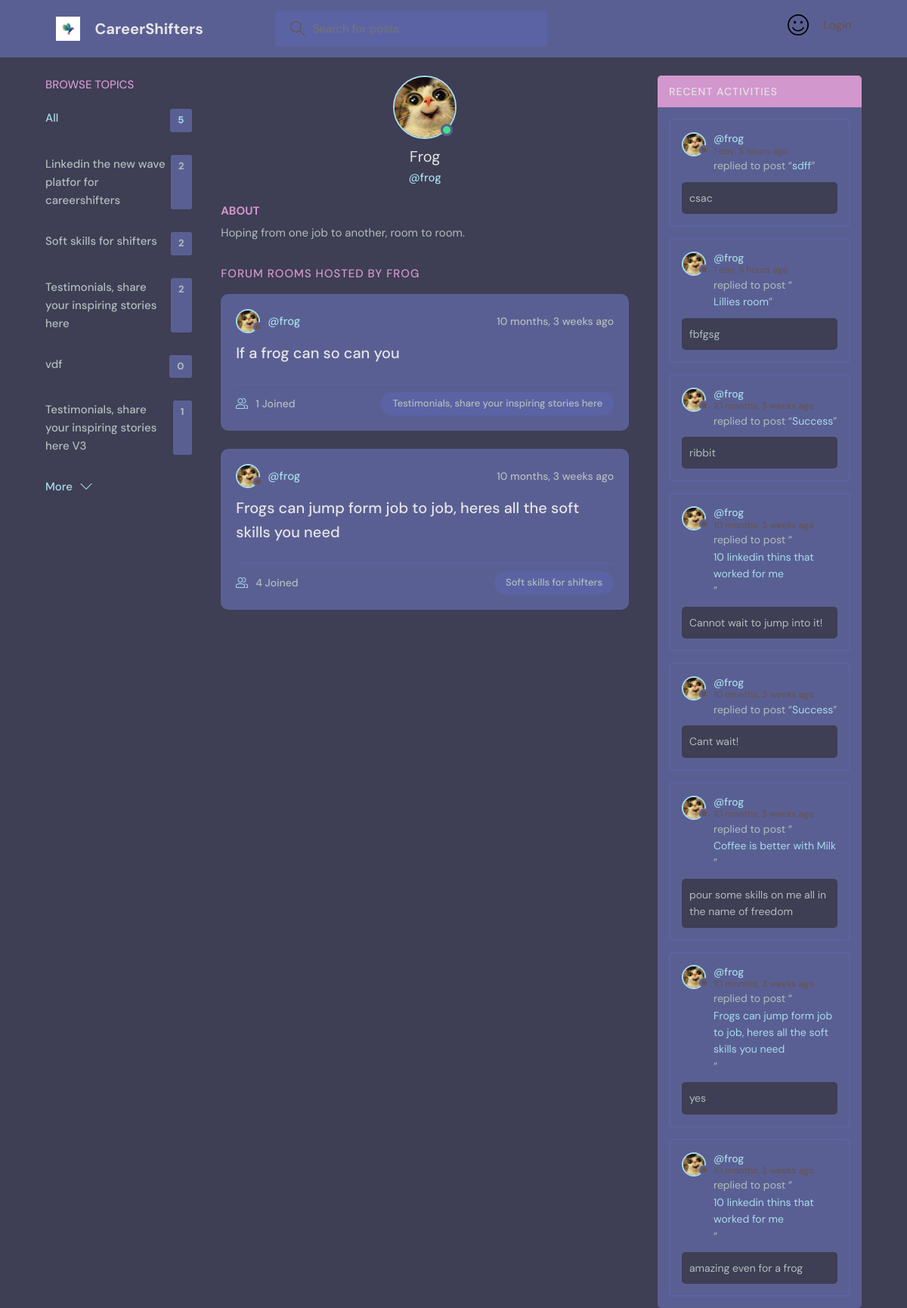
/profile/2/, run on an earlier commit of the app's database.
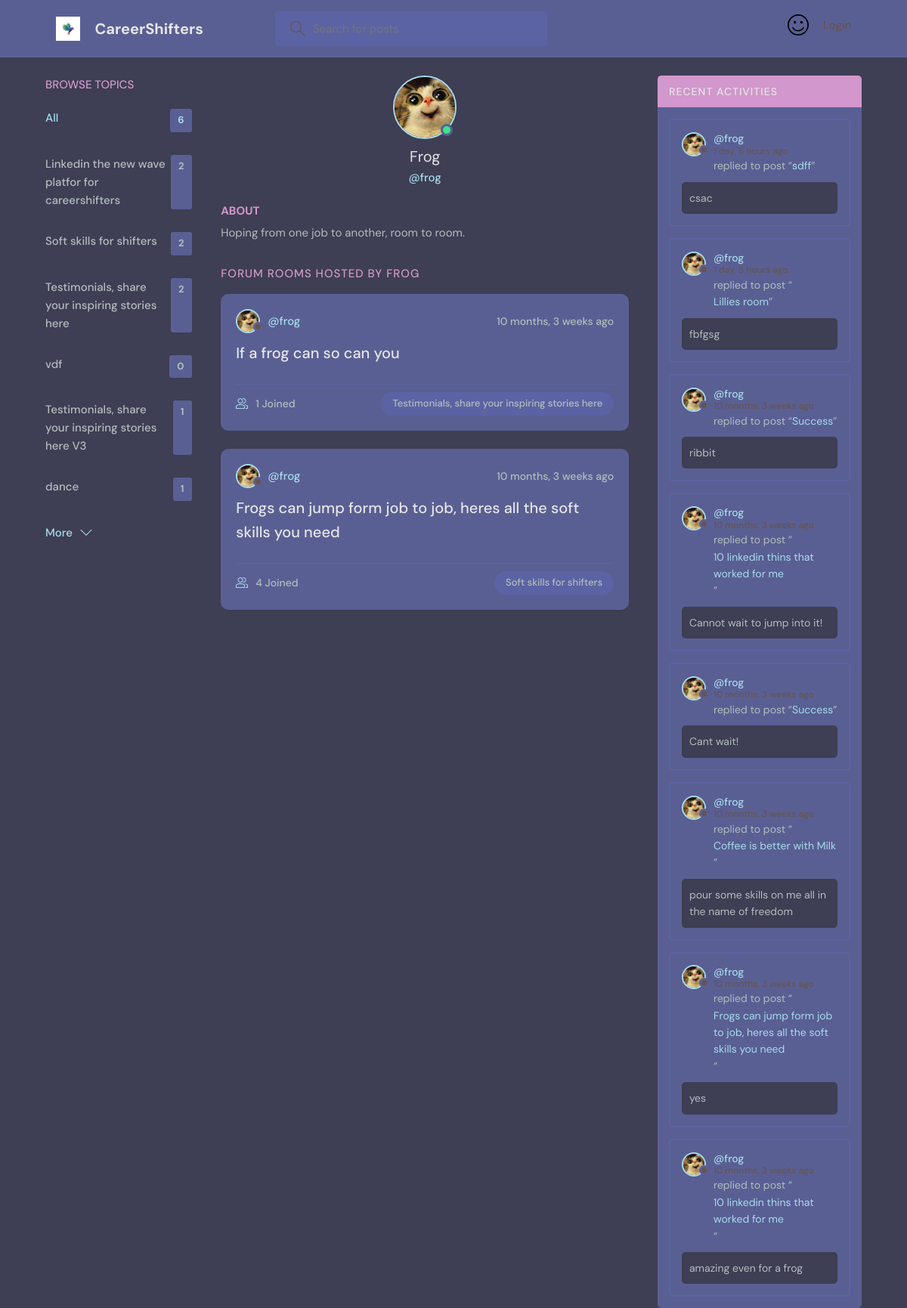
And on a later commit of the database.
### base/models.py (models this page shows, shortened)
class Topic(models.Model):
    name = models.CharField(max_length=200)

class User(AbstractUser):
    name = models.CharField(max_length=200, null=True)
    email = models.EmailField(unique=True, null=True)
    bio = models.TextField(null=True)
    avatar = models.ImageField(null=True, default="avatar.svg")
    USERNAME_FIELD = 'email'
    EMAIL_FIELD = 'email'
    REQUIRED_FIELDS =  ['username'] # added username, for super user

class Room(models.Model):
    host = models.ForeignKey(User, on_delete=models.SET_NULL, null=True)
    topic = models.ForeignKey(Topic, on_delete=models.SET_NULL, null=True)
    name = models.CharField(max_length=200)
    description = models.TextField(null=True, blank=True)
    participants = models.ManyToManyField(
        User, related_name='participants', blank=True)
    updated = models.DateTimeField(auto_now=True)
    created = models.DateTimeField(auto_now_add=True)
    class Meta:
        ordering = ['-updated', '-created']
    def __str__(self):
        return self.name

class Message(models.Model):
    user = models.ForeignKey(User, on_delete=models.CASCADE)
    room = models.ForeignKey(Room, on_delete=models.CASCADE)
    body = models.TextField()
    updated = models.DateTimeField(auto_now=True)
    created = models.DateTimeField(auto_now_add=True)
    class Meta:
        ordering = ['-updated', '-created']

### base/views.py (the view)
# urls.py: path('profile/<str:pk>/', views.userProfile, name="user-profile"),
def userProfile(request, pk):
    user = User.objects.get(id=pk)
    rooms = user.room_set.all()
    room_messages = user.message_set.all()
    topics = Topic.objects.all()
    context = {'user': user, 'rooms': rooms,
               'room_messages': room_messages, 'topics': topics}
    return render(request, 'base/profile.html', context)

### base/templates/base/profile.html (shortened to what this page needs)
{% extends 'main.html' %}
{% block content %}
<main class="profile-page layout layout--3">
  <div class="container">
    {% include 'base/topics_component.html' %}
    <div class="roomList">
      <div class="profile">
        <div class="profile__avatar">
          <div class="avatar avatar--large active">
            <img src="{{user.avatar.url}}" />
          </div>
        </div>
        <div class="profile__info">
          <h3>{{user.name}}</h3>
          <p>@{{user.username}}</p>
        </div>
        <div class="profile__about">
          <h3>About</h3>
          <p>
            {{user.bio}}
          </p>
        </div>
      </div>
      <div class="roomList__header">
        <div>
          <h2>Forum Rooms Hosted by {{user.username}}</a>
          </h2>
        </div>
      </div>
      {% include 'base/feed_component.html' %}
    </div>
    {% include 'base/activity_component.html' %}
  </div>
</main>
{% endblock content %}

### templates/main.html (shortened to what this page needs)
<!DOCTYPE html>
{% load static %}
<html lang="en">
<head>
    <link rel="stylesheet" href="{% static 'styles/style.css' %}" />
</head>
<body>
    {% include 'navbar.html' %}
    {% block content %}
    {% endblock %}
</body>
</html>

### templates/navbar.html (shortened to what this page needs)
{% load static %}
<header class="header header--loggedIn">
    <div class="container">
        <a href="{% url 'home' %}" class="header__logo">
            <img src="{% static 'images/logo.svg' %}" />
            <h1>CareerShifters</h1>
        </a>
        <form class="header__search" method="GET" action="{% url 'home' %}">
            <label>
                <input name="q" placeholder="Search for posts" />
            </label>
        </form>
        <nav class="header__menu">
            {% if request.user.is_authenticated %}
            <div class="header__user">
                <a href="{% url 'update-user' %}">
                    <div class="avatar avatar--medium active">
                        <img src="{{request.user.avatar.url}}" />
                    </div>
                    <p>{{request.user.username}} <span>@{{request.user.username}}</span></p>
                </a>
                <button class="dropdown-button">
                    <svg version="1.1" xmlns="http://www.w3.org/2000/svg" width="32" height="32" viewBox="0 0 32 32">
                        <title>chevron-down</title>
                        <path d="M16 21l-13-13h-3l16 16 16-16h-3l-13 13z"></path>
                    </svg>
                </button>
            </div>
            {% else %}
            <a href="{% url 'login' %}">
                <img src="{% static 'images/avatar.svg' %}" />
                <p>Login</p>
            </a>
            {% endif %}
        </nav>
    </div>
</header>

### base/templates/base/topics_component.html
<div class="topics">
    <div class="topics__header">
        <h2>Browse Topics</h2>
    </div>
    <ul class="topics__list">
        <li>
            <a href="{% url 'home' %}" class="active">All <span>{{topics.count}}</span></a>
        </li>
        {% for topic in topics %}
        <li>
            <a href="{% url 'home' %}?q={{topic.name}}">{{topic.name}}<span>{{topic.room_set.all.count}}</span></a>
        </li>
        {% endfor %}
    </ul>
    <a class="btn btn--link" href="{% url 'topics' %}">
        More
        <svg version="1.1" xmlns="http://www.w3.org/2000/svg" width="32" height="32" viewBox="0 0 32 32">
            <title>chevron-down</title>
            <path d="M16 21l-13-13h-3l16 16 16-16h-3l-13 13z"></path>
        </svg>
    </a>
</div>

### base/templates/base/feed_component.html (shortened to what this page needs)
{% for room in rooms %}
<div class="roomListRoom">
    <div class="roomListRoom__header">
        <a href="{% url 'user-profile' room.host.id %}" class="roomListRoom__author">
            <div class="avatar avatar--small">
                <img src="{{room.host.avatar.url}}" />
            </div>
            <span>@{{room.host.username}}</span>
        </a>
        <div class="roomListRoom__actions">
            <span>{{room.created|timesince}} ago</span>
        </div>
    </div>
    <div class="roomListRoom__content">
        <a href="{% url 'room' room.id %}">{{room.name}}</a>
    </div>
    <div class="roomListRoom__meta">
        <a href="{% url 'room' room.id %}" class="roomListRoom__joined">
            {{room.participants.all.count}} Joined
        </a>
        <p class="roomListRoom__topic">{{room.topic.name}}</p>
    </div>
</div>
{% endfor %}

### base/templates/base/activity_component.html (shortened to what this page needs)
<div class="activities">
    <div class="activities__header">
        <h2>Recent Activities</h2>
    </div>
    {% for message in room_messages %}
    <div class="activities__box">
        <div class="activities__boxHeader roomListRoom__header">
            <a href="{% url 'user-profile' message.user.id %}" class="roomListRoom__author">
                <div class="avatar avatar--small">
                    <img src="{{message.user.avatar.url}}" />
                </div>
                <p>
                    @{{message.user.username}}
                    <span>{{message.created|timesince}} ago</span>
                </p>
            </a>
        </div>
        <div class="activities__boxContent">
            <p>replied to post “<a href="{% url 'room' message.room.id %}">{{message.room}}</a>”</p>
            <div class="activities__boxRoomContent">{{message.body}}</div>
        </div>
    </div>
    {% endfor %}
</div>

What changed in the data, as far as the page shows it:
added Topic: name "dance", room_set.all.count "1"
Also different on the page:
{{ topics.count }}: "5" → "6"
